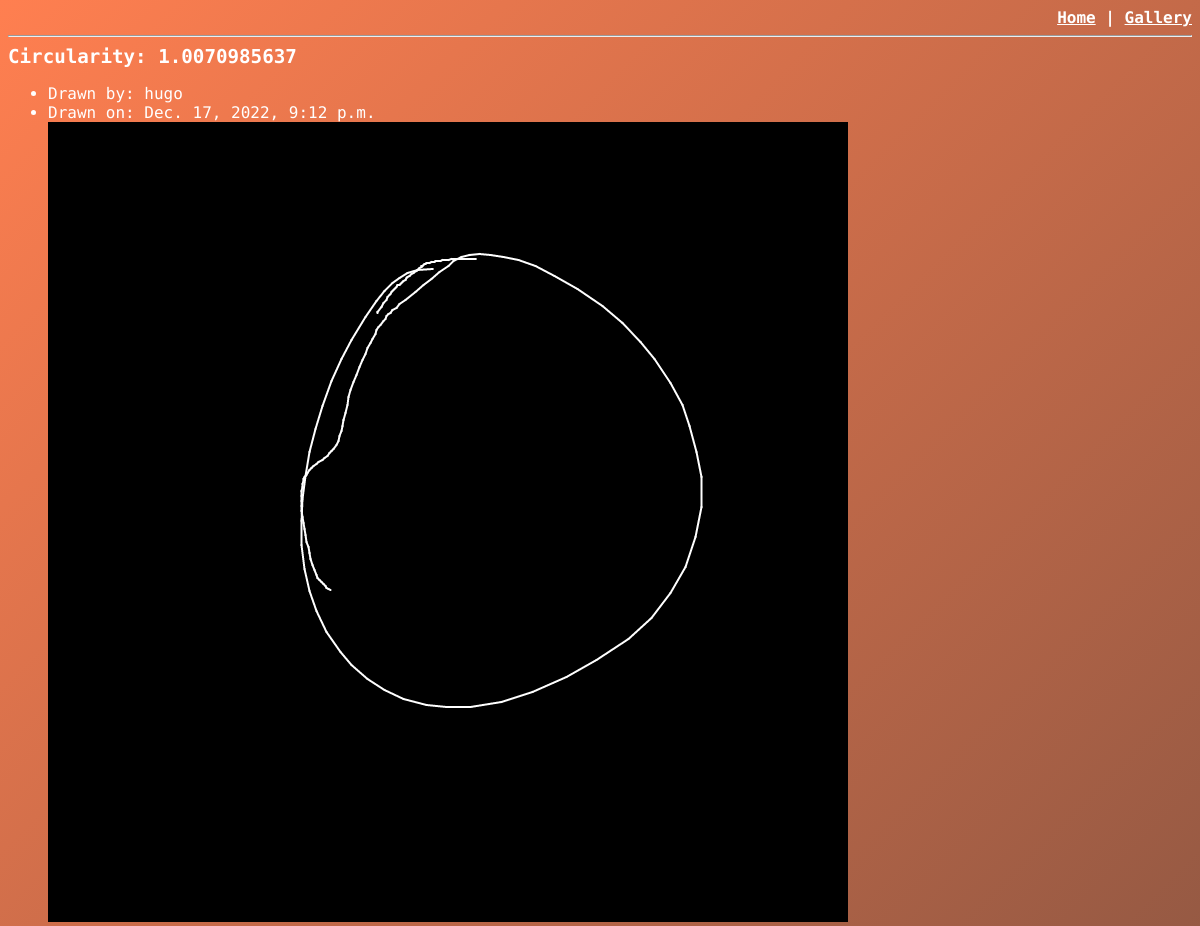
Page /index/98/ on the committed database.
### circleScoreApp/models.py (models this page shows, shortened)
class Circle(models.Model):
    artist_name = models.CharField(max_length = 200)
    circularity = models.DecimalField(max_digits = 16, decimal_places=10)
    circle = models.ImageField(upload_to='circles/')
    draw_date = models.DateTimeField(auto_now_add = True)

### circleScoreApp/views.py (the view)
# urls.py: path('index/<int:circle_id>/', views.circle, name = 'circle'),
def circle(request, circle_id):
    try:
        circle = Circle.objects.get(pk = circle_id)
    except Circle.DoesNotExist:
        raise Http404("Circle does not exist")
    return render(request, 'circleScoreApp/circle.html', {'circle': circle})

### circleScoreApp/templates/circleScoreApp/circle.html
{% extends 'circleScoreApp/base_template.html' %}
{% load static %}
{% block content %}
<big><b>Circularity: {{ circle.circularity }}</b></big>
<ul>
    <li>Drawn by: {{ circle.artist_name }}</li>
    <li>Drawn on: {{ circle.draw_date }}</li>
    <img src = {{ circle.circle.url }}/>
</ul>
{% endblock %}

### circleScoreApp/static/circleScoreApp/style.css (style rules this page uses)
body { background: linear-gradient(-45deg, black, #383838, coral); background-size: 400% 400%; animation: gradient 15s ease infinite; height: 100vh; font-family: 'Fira Code', monospace; color: white; }

### rows in the picture
Circle: circularity "1.0070985637", artist_name "hugo", draw_date "Dec. 17, 2022, 9:12 p.m.", circle (picture)
